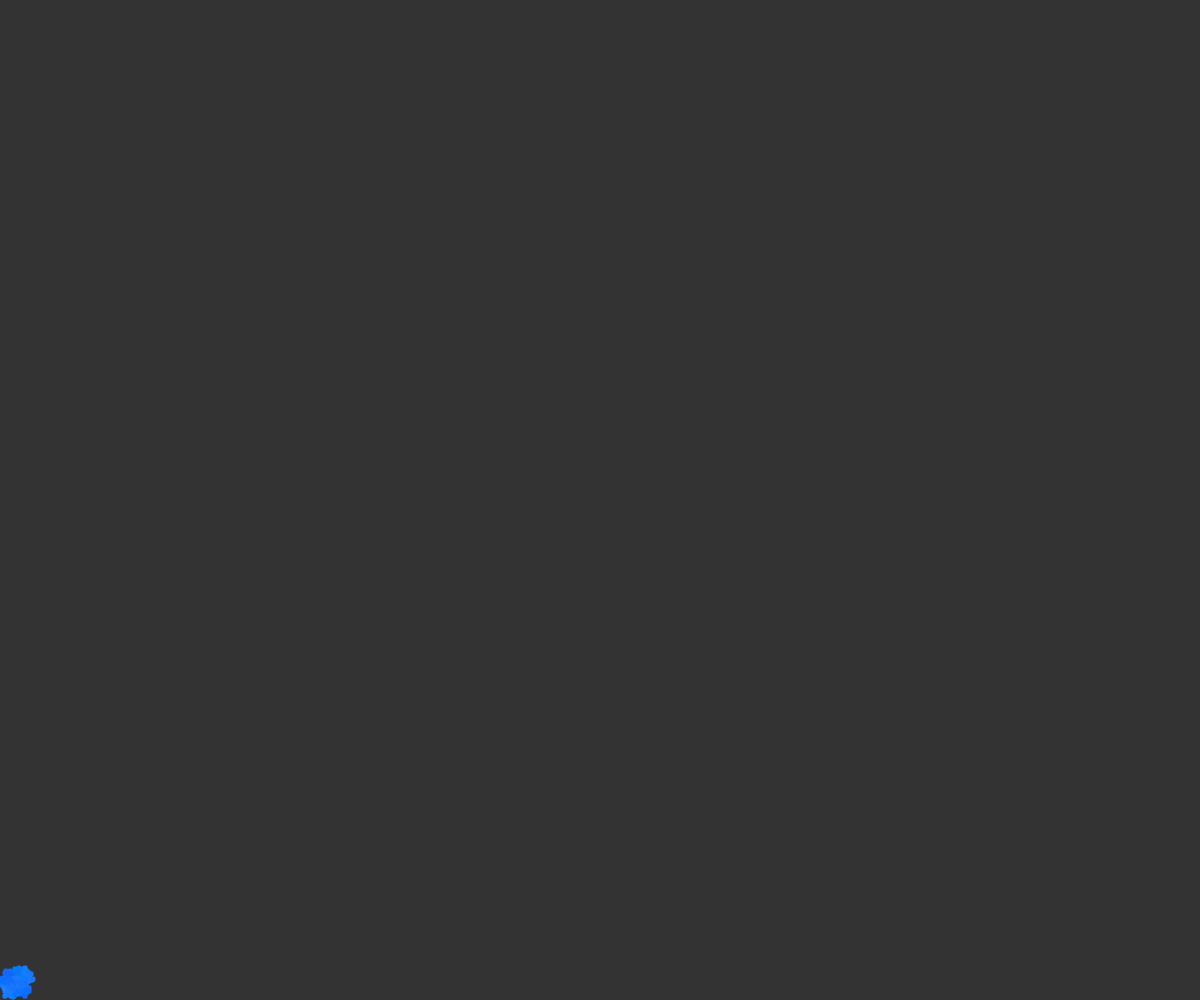
Frame 1 (no input)
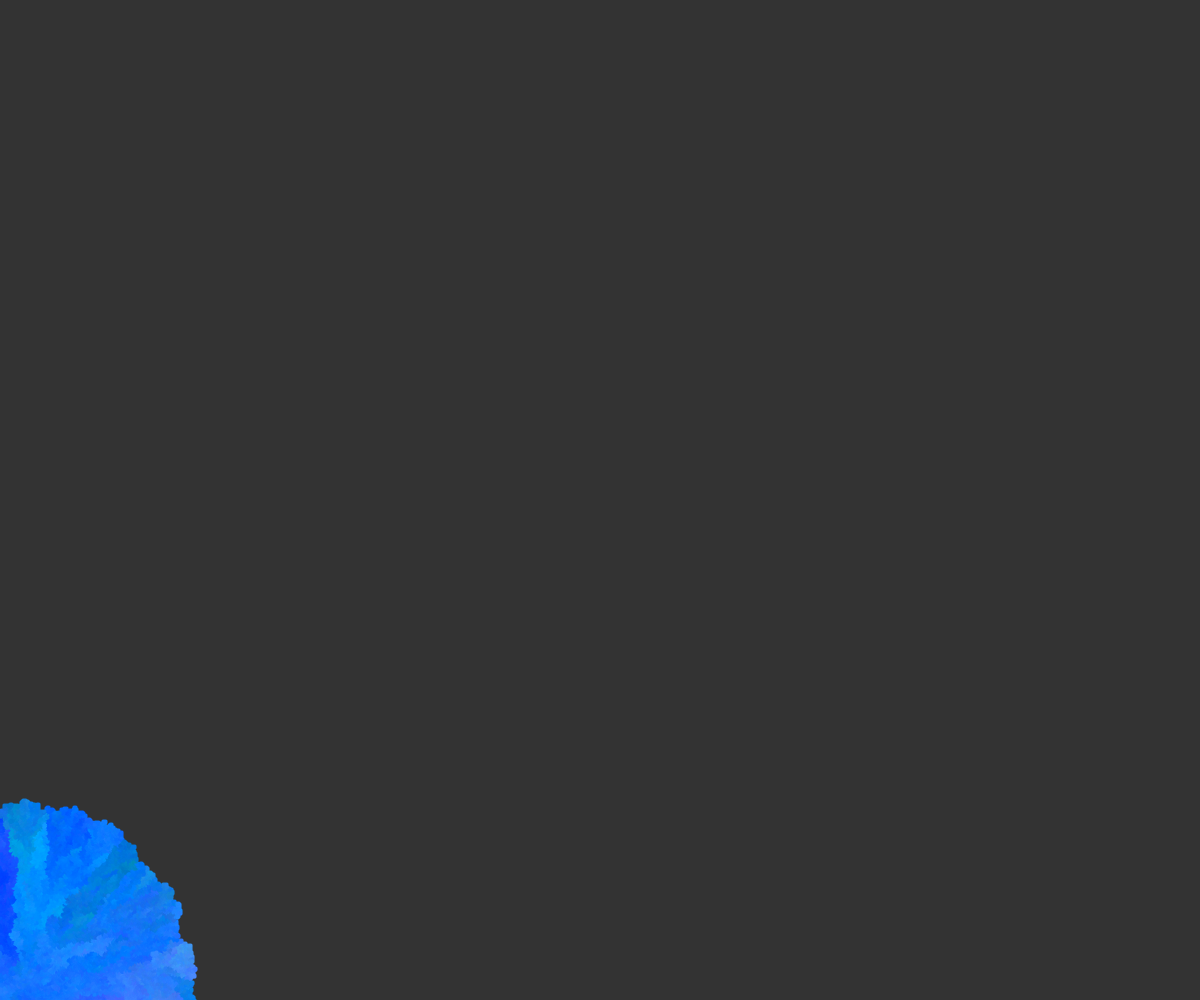
Frame 60 (no input)
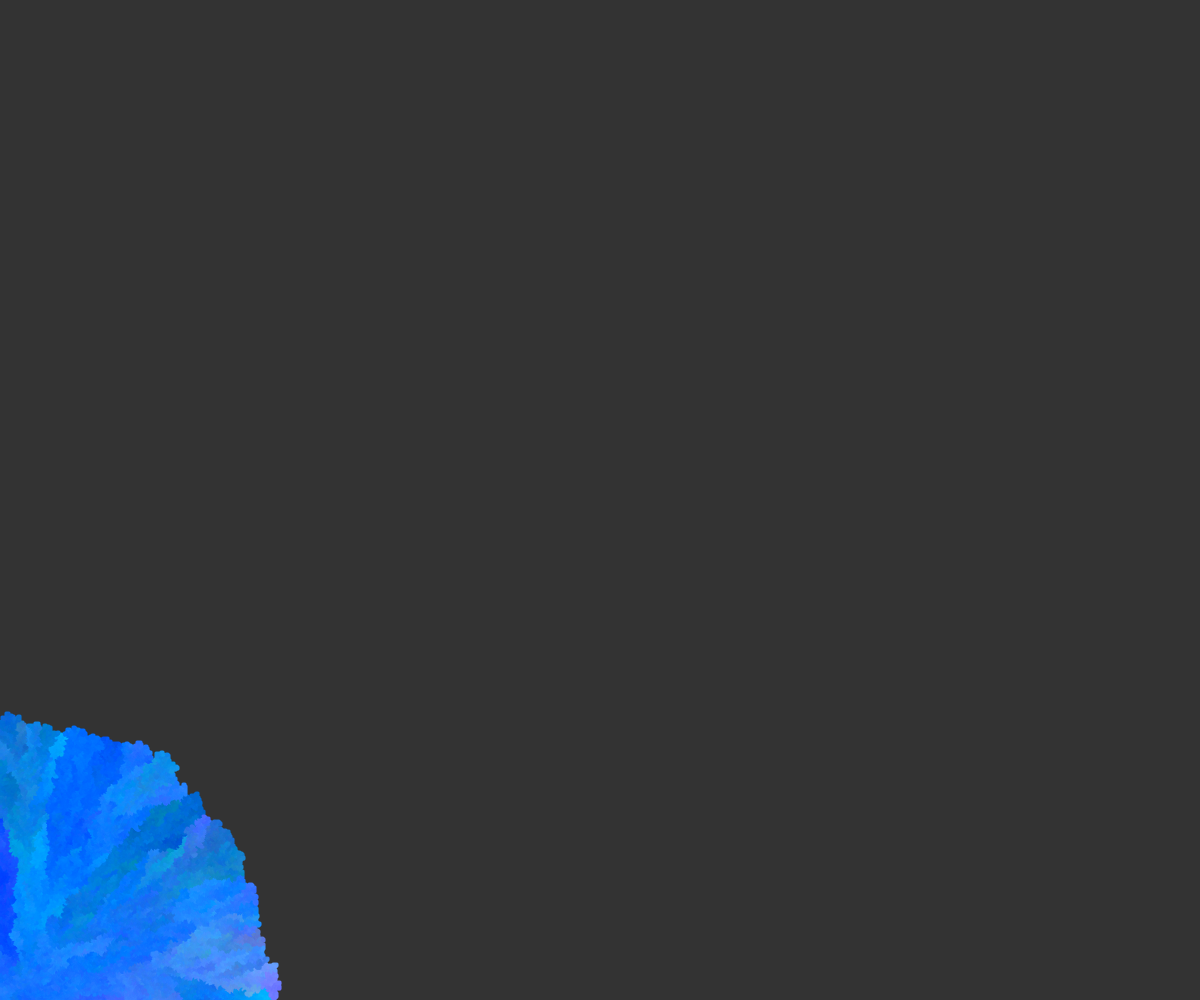
Frame 120 (the mouse pressed at the canvas centre since frame 60)

The p5.js sketch that drew these frames (run headless with seeded random() and noise() and a simulated clock; from frame 60 on, the mouse is pressed at the canvas centre):

// p5.js sketch
// ── sketch.js
// let colors=['#b85617','#b47856','#8d4129','#4c1b16'];
let activeCells=[]; // the colored cells saved here
let coloredCells=[]; // verify if the cell is colored or not 
let scl=1,rows,cols;
let dy=[-1,-1,0,1,1,1,0,-1];
let dx=[0,1,1,1,0,-1,-1,-1];
let ac,acIndex;
function setup() {
    createCanvas(windowWidth, windowHeight);
    strokeWeight(3);
    rows= width/ scl+1;
    cols=height/ scl+1;
    background(51);
    initColoredArray();
    activeCells[0]=new ActiveCell([20,120,255],createVector(20,int(cols)-20));
}	
function draw(){
	for(let i=0;i<=500;i++){
	if(activeCells.length>0){
		acIndex=int(random(activeCells.length-1));
		ac= activeCells[acIndex];
		// console.log(ac.colr)
		// console.log(ac);
		// stroke(ac.colr);
		// strokeWeight(3);
		for(let i=0;i<dx.length;i++){
		let xIndex=ac.pos.x-dx[i];
		let yIndex=ac.pos.y-dy[i];
		if(ok(xIndex,yIndex) && coloredCells[xIndex][yIndex]==0 ){
			let variation=2;
			let tempColor=[
				randomGaussian(ac.colr[0],variation),
				randomGaussian(ac.colr[1],variation),
				randomGaussian(ac.colr[2],variation)
				] //gaussian
			stroke(tempColor);
			line(ac.pos.x*scl,ac.pos.y*scl,xIndex*scl,yIndex*scl);
			coloredCells[xIndex][yIndex]=1;
			activeCells.push(new ActiveCell(tempColor,createVector(xIndex,yIndex)));
		}
		}
		activeCells.splice(acIndex,1);
	}
	else {
			console.log("done!")
		noLoop();

}
}
// noStroke();
// fill(random(255),random(255),120);
// for(let c of activeCells){
// 	ellipse(c.pos.x*scl,c.pos.y*scl,15,15);
// }
}
class ActiveCell{
	constructor(colr,pos){
		this.colr=colr;
		this.pos=pos;
	}
}
function ok(x,y){
	return (x>=0) && (y>=0) && (x<=rows) && (y<=cols)
}
function initColoredArray(){
   for(let i=0;i<=rows;i++)
        	coloredCells[i]=[];
    for(let i=0;i<=rows;i++)
    	for(let j=0;j<=cols;j++)
    		coloredCells[i][j]=0;
    coloredCells[int(rows/2)][int(height/2)]=1;
}
